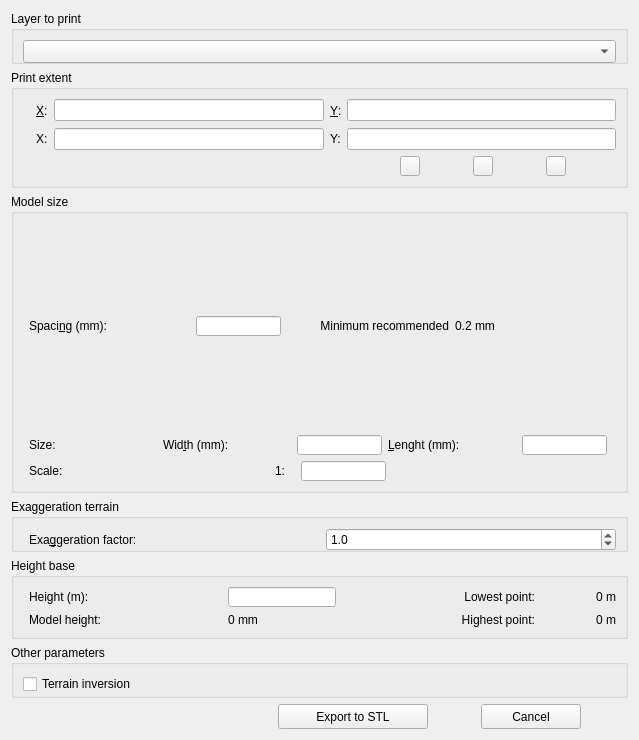
<?xml version="1.0" encoding="UTF-8"?>
<ui version="4.0">
 <class>DEMto3DDialogBase</class>
 <widget class="QDialog" name="DEMto3DDialogBase">
  <property name="windowModality">
   <enum>Qt::WindowModal</enum>
  </property>
  <property name="geometry">
   <rect>
    <x>0</x>
    <y>0</y>
    <width>639</width>
    <height>740</height>
   </rect>
  </property>
  <property name="windowTitle">
   <string>DEM 3D printing</string>
  </property>
  <property name="windowIcon">
   <iconset resource="../resources.qrc">
    <normaloff>:/plugins/DEMto3D/icons/demto3d.png</normaloff>:/plugins/DEMto3D/icons/demto3d.png</iconset>
  </property>
  <layout class="QVBoxLayout" name="verticalLayout">
   <item>
    <widget class="QGroupBox" name="groupBox">
     <property name="minimumSize">
      <size>
       <width>0</width>
       <height>53</height>
      </size>
     </property>
     <property name="maximumSize">
      <size>
       <width>16777215</width>
       <height>53</height>
      </size>
     </property>
     <property name="title">
      <string>Layer to print</string>
     </property>
     <layout class="QVBoxLayout" name="verticalLayout_2">
      <item>
       <widget class="QComboBox" name="LayerComboBox">
        <property name="enabled">
         <bool>true</bool>
        </property>
        <property name="minimumSize">
         <size>
          <width>0</width>
          <height>23</height>
         </size>
        </property>
       </widget>
      </item>
     </layout>
    </widget>
   </item>
   <item>
    <widget class="QGroupBox" name="groupBox_2">
     <property name="minimumSize">
      <size>
       <width>0</width>
       <height>118</height>
      </size>
     </property>
     <property name="maximumSize">
      <size>
       <width>16777215</width>
       <height>118</height>
      </size>
     </property>
     <property name="title">
      <string>Print extent</string>
     </property>
     <layout class="QVBoxLayout" name="verticalLayout_3">
      <item>
       <layout class="QGridLayout" name="gridLayout">
        <item row="0" column="0">
         <widget class="QLabel" name="label">
          <property name="minimumSize">
           <size>
            <width>0</width>
            <height>25</height>
           </size>
          </property>
          <property name="maximumSize">
           <size>
            <width>16777215</width>
            <height>25</height>
           </size>
          </property>
          <property name="pixmap">
           <pixmap resource="../resources.qrc">:/plugins/DEMto3D/icons/upleft.png</pixmap>
          </property>
          <property name="alignment">
           <set>Qt::AlignCenter</set>
          </property>
         </widget>
        </item>
        <item row="0" column="2">
         <widget class="QLineEdit" name="XMinLineEdit"/>
        </item>
        <item row="0" column="1">
         <widget class="QLabel" name="label_2">
          <property name="text">
           <string>&amp;X:</string>
          </property>
          <property name="buddy">
           <cstring>XMinLineEdit</cstring>
          </property>
         </widget>
        </item>
        <item row="0" column="4">
         <widget class="QLineEdit" name="YMaxLineEdit"/>
        </item>
        <item row="0" column="3">
         <widget class="QLabel" name="label_3">
          <property name="text">
           <string>&amp;Y:</string>
          </property>
          <property name="buddy">
           <cstring>YMaxLineEdit</cstring>
          </property>
         </widget>
        </item>
        <item row="1" column="0">
         <widget class="QLabel" name="label_4">
          <property name="text">
           <string/>
          </property>
          <property name="pixmap">
           <pixmap resource="../resources.qrc">:/plugins/DEMto3D/icons/downright.png</pixmap>
          </property>
         </widget>
        </item>
        <item row="1" column="1">
         <widget class="QLabel" name="label_5">
          <property name="text">
           <string>X:</string>
          </property>
          <property name="buddy">
           <cstring>XMaxLineEdit</cstring>
          </property>
         </widget>
        </item>
        <item row="1" column="2">
         <widget class="QLineEdit" name="XMaxLineEdit"/>
        </item>
        <item row="1" column="3">
         <widget class="QLabel" name="label_6">
          <property name="text">
           <string>Y:</string>
          </property>
          <property name="buddy">
           <cstring>YMinLineEdit</cstring>
          </property>
         </widget>
        </item>
        <item row="1" column="4">
         <widget class="QLineEdit" name="YMinLineEdit"/>
        </item>
       </layout>
      </item>
      <item>
       <layout class="QHBoxLayout" name="horizontalLayout">
        <property name="leftMargin">
         <number>330</number>
        </property>
        <item>
         <widget class="QToolButton" name="FullExtToolButton">
          <property name="minimumSize">
           <size>
            <width>20</width>
            <height>20</height>
           </size>
          </property>
          <property name="maximumSize">
           <size>
            <width>20</width>
            <height>20</height>
           </size>
          </property>
          <property name="toolTip">
           <string>Select full extent</string>
          </property>
          <property name="statusTip">
           <string>Select full extent</string>
          </property>
          <property name="whatsThis">
           <string>Select full extent</string>
          </property>
          <property name="accessibleName">
           <string>Select full extent</string>
          </property>
          <property name="icon">
           <iconset resource="../resources.qrc">
            <normaloff>:/plugins/DEMto3D/icons/full_extension.png</normaloff>:/plugins/DEMto3D/icons/full_extension.png</iconset>
          </property>
         </widget>
        </item>
        <item>
         <widget class="QToolButton" name="LayerExtToolButton">
          <property name="minimumSize">
           <size>
            <width>20</width>
            <height>20</height>
           </size>
          </property>
          <property name="maximumSize">
           <size>
            <width>20</width>
            <height>20</height>
           </size>
          </property>
          <property name="toolTip">
           <string>Select layer extent</string>
          </property>
          <property name="statusTip">
           <string>Select layer extent</string>
          </property>
          <property name="whatsThis">
           <string>Select layer extent</string>
          </property>
          <property name="accessibleName">
           <string>Select layer extent</string>
          </property>
          <property name="icon">
           <iconset resource="../resources.qrc">
            <normaloff>:/plugins/DEMto3D/icons/layer_extension.png</normaloff>:/plugins/DEMto3D/icons/layer_extension.png</iconset>
          </property>
         </widget>
        </item>
        <item>
         <widget class="QToolButton" name="CustomExtToolButton">
          <property name="minimumSize">
           <size>
            <width>20</width>
            <height>20</height>
           </size>
          </property>
          <property name="maximumSize">
           <size>
            <width>20</width>
            <height>20</height>
           </size>
          </property>
          <property name="toolTip">
           <string>Draw extent</string>
          </property>
          <property name="statusTip">
           <string>Draw extent</string>
          </property>
          <property name="whatsThis">
           <string>Draw extent</string>
          </property>
          <property name="accessibleName">
           <string>Draw extent</string>
          </property>
          <property name="text">
           <string/>
          </property>
          <property name="icon">
           <iconset resource="../resources.qrc">
            <normaloff>:/plugins/DEMto3D/icons/cursor_extension.png</normaloff>:/plugins/DEMto3D/icons/cursor_extension.png</iconset>
          </property>
         </widget>
        </item>
       </layout>
      </item>
     </layout>
    </widget>
   </item>
   <item>
    <widget class="QGroupBox" name="groupBox_3">
     <property name="title">
      <string>Model size</string>
     </property>
     <layout class="QVBoxLayout" name="verticalLayout_4">
      <property name="leftMargin">
       <number>15</number>
      </property>
      <item>
       <layout class="QHBoxLayout" name="horizontalLayout_3">
        <item>
         <widget class="QLabel" name="label_9">
          <property name="text">
           <string>Spaci&amp;ng (mm):</string>
          </property>
          <property name="buddy">
           <cstring>SpacingLineEdit</cstring>
          </property>
         </widget>
        </item>
        <item>
         <widget class="QLineEdit" name="SpacingLineEdit">
          <property name="sizePolicy">
           <sizepolicy hsizetype="Fixed" vsizetype="Fixed">
            <horstretch>0</horstretch>
            <verstretch>0</verstretch>
           </sizepolicy>
          </property>
          <property name="minimumSize">
           <size>
            <width>85</width>
            <height>20</height>
           </size>
          </property>
          <property name="maximumSize">
           <size>
            <width>85</width>
            <height>20</height>
           </size>
          </property>
         </widget>
        </item>
        <item>
         <widget class="QLabel" name="label18">
          <property name="text">
           <string>Minimum recommended</string>
          </property>
          <property name="alignment">
           <set>Qt::AlignRight|Qt::AlignTrailing|Qt::AlignVCenter</set>
          </property>
         </widget>
        </item>
        <item>
         <widget class="QLabel" name="RecomSpacinglabel">
          <property name="text">
           <string>0.2 mm</string>
          </property>
         </widget>
        </item>
       </layout>
      </item>
      <item>
       <layout class="QHBoxLayout" name="horizontalLayout_4">
        <property name="rightMargin">
         <number>9</number>
        </property>
        <item>
         <widget class="QLabel" name="label_11">
          <property name="text">
           <string>Size:</string>
          </property>
         </widget>
        </item>
        <item>
         <widget class="QLabel" name="label_12">
          <property name="text">
           <string>Wid&amp;th (mm):</string>
          </property>
          <property name="buddy">
           <cstring>HeightLineEdit</cstring>
          </property>
         </widget>
        </item>
        <item>
         <widget class="QLineEdit" name="HeightLineEdit">
          <property name="sizePolicy">
           <sizepolicy hsizetype="Fixed" vsizetype="Fixed">
            <horstretch>0</horstretch>
            <verstretch>0</verstretch>
           </sizepolicy>
          </property>
          <property name="minimumSize">
           <size>
            <width>85</width>
            <height>20</height>
           </size>
          </property>
          <property name="maximumSize">
           <size>
            <width>85</width>
            <height>20</height>
           </size>
          </property>
         </widget>
        </item>
        <item>
         <widget class="QLabel" name="label_13">
          <property name="text">
           <string>&amp;Lenght (mm):</string>
          </property>
          <property name="buddy">
           <cstring>WidthLineEdit</cstring>
          </property>
         </widget>
        </item>
        <item>
         <widget class="QLineEdit" name="WidthLineEdit">
          <property name="sizePolicy">
           <sizepolicy hsizetype="Fixed" vsizetype="Fixed">
            <horstretch>0</horstretch>
            <verstretch>0</verstretch>
           </sizepolicy>
          </property>
          <property name="minimumSize">
           <size>
            <width>85</width>
            <height>20</height>
           </size>
          </property>
          <property name="maximumSize">
           <size>
            <width>85</width>
            <height>20</height>
           </size>
          </property>
         </widget>
        </item>
       </layout>
      </item>
      <item>
       <layout class="QHBoxLayout" name="horizontalLayout_5">
        <property name="rightMargin">
         <number>230</number>
        </property>
        <item>
         <widget class="QLabel" name="label_15">
          <property name="text">
           <string>Scale:</string>
          </property>
          <property name="buddy">
           <cstring>ScaleLineEdit</cstring>
          </property>
         </widget>
        </item>
        <item>
         <widget class="QLabel" name="label_14">
          <property name="minimumSize">
           <size>
            <width>12</width>
            <height>20</height>
           </size>
          </property>
          <property name="maximumSize">
           <size>
            <width>20</width>
            <height>20</height>
           </size>
          </property>
          <property name="text">
           <string>1:</string>
          </property>
         </widget>
        </item>
        <item>
         <widget class="QLineEdit" name="ScaleLineEdit">
          <property name="sizePolicy">
           <sizepolicy hsizetype="Fixed" vsizetype="Fixed">
            <horstretch>0</horstretch>
            <verstretch>0</verstretch>
           </sizepolicy>
          </property>
          <property name="minimumSize">
           <size>
            <width>85</width>
            <height>20</height>
           </size>
          </property>
          <property name="maximumSize">
           <size>
            <width>85</width>
            <height>20</height>
           </size>
          </property>
         </widget>
        </item>
       </layout>
      </item>
     </layout>
    </widget>
   </item>
   <item>
    <widget class="QGroupBox" name="groupBox_4">
     <property name="minimumSize">
      <size>
       <width>0</width>
       <height>53</height>
      </size>
     </property>
     <property name="maximumSize">
      <size>
       <width>16777215</width>
       <height>53</height>
      </size>
     </property>
     <property name="title">
      <string>Exaggeration terrain</string>
     </property>
     <layout class="QHBoxLayout" name="horizontalLayout_6">
      <property name="leftMargin">
       <number>15</number>
      </property>
      <item>
       <widget class="QLabel" name="label_16">
        <property name="minimumSize">
         <size>
          <width>0</width>
          <height>23</height>
         </size>
        </property>
        <property name="text">
         <string>Exa&amp;ggeration factor:</string>
        </property>
        <property name="buddy">
         <cstring>ZScaleDoubleSpinBox</cstring>
        </property>
       </widget>
      </item>
      <item>
       <widget class="QDoubleSpinBox" name="ZScaleDoubleSpinBox">
        <property name="minimumSize">
         <size>
          <width>0</width>
          <height>23</height>
         </size>
        </property>
        <property name="decimals">
         <number>1</number>
        </property>
        <property name="maximum">
         <double>10.000000000000000</double>
        </property>
        <property name="singleStep">
         <double>0.500000000000000</double>
        </property>
        <property name="value">
         <double>1.000000000000000</double>
        </property>
       </widget>
      </item>
     </layout>
    </widget>
   </item>
   <item>
    <widget class="QGroupBox" name="groupBox_5">
     <property name="minimumSize">
      <size>
       <width>0</width>
       <height>81</height>
      </size>
     </property>
     <property name="maximumSize">
      <size>
       <width>16777215</width>
       <height>81</height>
      </size>
     </property>
     <property name="title">
      <string>Height base</string>
     </property>
     <layout class="QVBoxLayout" name="verticalLayout_5">
      <property name="leftMargin">
       <number>15</number>
      </property>
      <item>
       <layout class="QGridLayout" name="gridLayout_2">
        <item row="0" column="1">
         <widget class="QLineEdit" name="BaseHeightLineEdit">
          <property name="sizePolicy">
           <sizepolicy hsizetype="Fixed" vsizetype="Fixed">
            <horstretch>0</horstretch>
            <verstretch>0</verstretch>
           </sizepolicy>
          </property>
         </widget>
        </item>
        <item row="0" column="3">
         <widget class="QLabel" name="ZMinLabel">
          <property name="minimumSize">
           <size>
            <width>75</width>
            <height>20</height>
           </size>
          </property>
          <property name="maximumSize">
           <size>
            <width>75</width>
            <height>20</height>
           </size>
          </property>
          <property name="text">
           <string>0 m</string>
          </property>
          <property name="alignment">
           <set>Qt::AlignRight|Qt::AlignTrailing|Qt::AlignVCenter</set>
          </property>
         </widget>
        </item>
        <item row="0" column="0">
         <widget class="QLabel" name="label_17">
          <property name="text">
           <string>Height (m):</string>
          </property>
          <property name="buddy">
           <cstring>BaseHeightLineEdit</cstring>
          </property>
         </widget>
        </item>
        <item row="1" column="3">
         <widget class="QLabel" name="ZMaxLabel">
          <property name="text">
           <string>0 m</string>
          </property>
          <property name="alignment">
           <set>Qt::AlignRight|Qt::AlignTrailing|Qt::AlignVCenter</set>
          </property>
         </widget>
        </item>
        <item row="0" column="2">
         <widget class="QLabel" name="label_8">
          <property name="text">
           <string>Lowest point:</string>
          </property>
          <property name="alignment">
           <set>Qt::AlignRight|Qt::AlignTrailing|Qt::AlignVCenter</set>
          </property>
         </widget>
        </item>
        <item row="1" column="2">
         <widget class="QLabel" name="label_10">
          <property name="text">
           <string>Highest point:</string>
          </property>
          <property name="alignment">
           <set>Qt::AlignRight|Qt::AlignTrailing|Qt::AlignVCenter</set>
          </property>
         </widget>
        </item>
        <item row="1" column="1">
         <widget class="QLabel" name="HeightModelLabel">
          <property name="text">
           <string>0 mm</string>
          </property>
         </widget>
        </item>
        <item row="1" column="0">
         <widget class="QLabel" name="label_21">
          <property name="text">
           <string>Model height:</string>
          </property>
         </widget>
        </item>
       </layout>
      </item>
     </layout>
    </widget>
   </item>
   <item>
    <widget class="QGroupBox" name="groupBox_6">
     <property name="minimumSize">
      <size>
       <width>0</width>
       <height>53</height>
      </size>
     </property>
     <property name="maximumSize">
      <size>
       <width>16777215</width>
       <height>53</height>
      </size>
     </property>
     <property name="title">
      <string>Other parameters</string>
     </property>
     <layout class="QFormLayout" name="formLayout">
      <item row="0" column="0">
       <widget class="QCheckBox" name="RevereseZCheckBox">
        <property name="minimumSize">
         <size>
          <width>0</width>
          <height>20</height>
         </size>
        </property>
        <property name="maximumSize">
         <size>
          <width>16777215</width>
          <height>20</height>
         </size>
        </property>
        <property name="text">
         <string>Terrain inversion</string>
        </property>
       </widget>
      </item>
     </layout>
    </widget>
   </item>
   <item>
    <layout class="QHBoxLayout" name="horizontalLayout_9">
     <property name="leftMargin">
      <number>220</number>
     </property>
     <item>
      <widget class="QToolButton" name="STLToolButton">
       <property name="minimumSize">
        <size>
         <width>150</width>
         <height>25</height>
        </size>
       </property>
       <property name="maximumSize">
        <size>
         <width>100</width>
         <height>25</height>
        </size>
       </property>
       <property name="text">
        <string>Export to STL</string>
       </property>
      </widget>
     </item>
     <item>
      <widget class="QToolButton" name="CancelToolButton">
       <property name="minimumSize">
        <size>
         <width>100</width>
         <height>25</height>
        </size>
       </property>
       <property name="maximumSize">
        <size>
         <width>100</width>
         <height>25</height>
        </size>
       </property>
       <property name="text">
        <string>Cancel</string>
       </property>
      </widget>
     </item>
    </layout>
   </item>
  </layout>
 </widget>
 <tabstops>
  <tabstop>CancelToolButton</tabstop>
  <tabstop>STLToolButton</tabstop>
  <tabstop>LayerComboBox</tabstop>
  <tabstop>XMinLineEdit</tabstop>
  <tabstop>YMaxLineEdit</tabstop>
  <tabstop>XMaxLineEdit</tabstop>
  <tabstop>YMinLineEdit</tabstop>
  <tabstop>FullExtToolButton</tabstop>
  <tabstop>LayerExtToolButton</tabstop>
  <tabstop>CustomExtToolButton</tabstop>
  <tabstop>SpacingLineEdit</tabstop>
  <tabstop>HeightLineEdit</tabstop>
  <tabstop>WidthLineEdit</tabstop>
  <tabstop>ScaleLineEdit</tabstop>
  <tabstop>ZScaleDoubleSpinBox</tabstop>
  <tabstop>BaseHeightLineEdit</tabstop>
  <tabstop>RevereseZCheckBox</tabstop>
 </tabstops>
 <resources>
  <include location="../resources.qrc"/>
 </resources>
 <connections/>
</ui>
